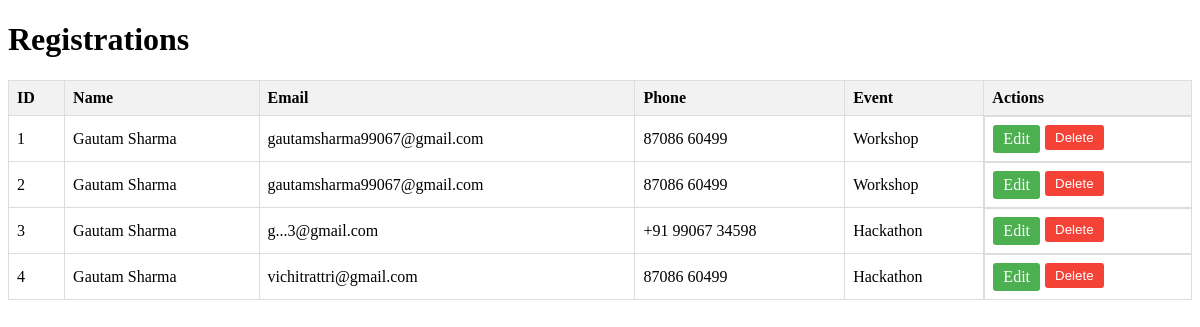
/admin, run on an earlier commit of the app's database.
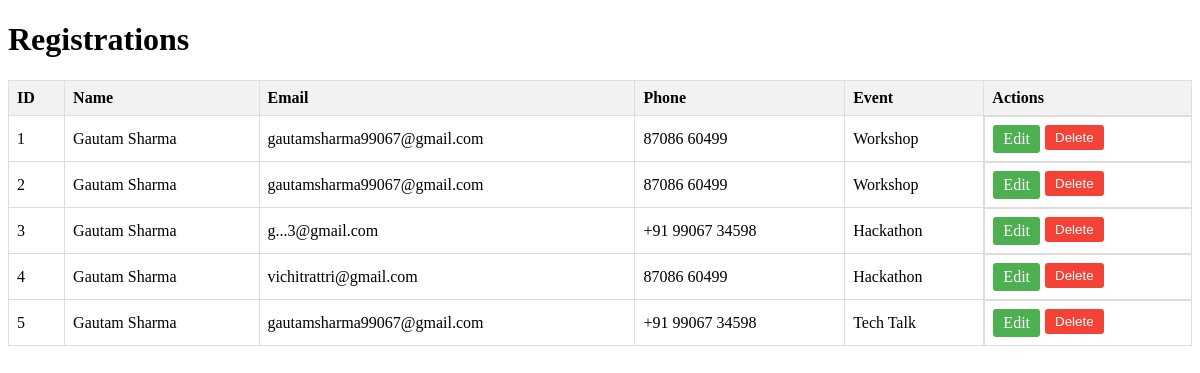
And on a later commit of the database.
### tables this page shows
CREATE TABLE registrations (
            id INTEGER PRIMARY KEY AUTOINCREMENT,
            name TEXT NOT NULL,
            email TEXT NOT NULL,
            phone TEXT NOT NULL,
            event_name TEXT NOT NULL
        );

### app.py (the view)
@app.route('/admin')
def admin():
    conn = sqlite3.connect('database.db')
    cursor = conn.cursor()
    cursor.execute("SELECT * FROM registrations")
    rows = cursor.fetchall()
    conn.close()
    return render_template('admin.html', registrations=rows)

### templates/admin.html (shortened to what this page needs)
<!DOCTYPE html>
<html lang="en">
<head>
</head>
<body>
<div class="container">
    <h1>Registrations</h1>
    <table>
        <thead>
            <tr>
                <th>ID</th>
                <th>Name</th>
                <th>Email</th>
                <th>Phone</th>
                <th>Event</th>
                <th>Actions</th>
            </tr>
        </thead>
        <tbody>
            {% for registration in registrations %}
            <tr>
                <td>{{ registration[0] }}</td>
                <td>{{ registration[1] }}</td>
                <td>{{ registration[2] }}</td>
                <td>{{ registration[3] }}</td>
                <td>{{ registration[4] }}</td>
                <td class="action-buttons">
                    <a href="/edit/{{ registration[0] }}" class="edit-btn">Edit</a>
                    <form action="/delete/{{ registration[0] }}" method="post" onsubmit="return confirm('Are you sure you want to delete this registration?');">
                        <button type="submit" class="delete-btn">Delete</button>
                    </form>
                </td>
            </tr>
            {% endfor %}
        </tbody>
    </table>
</div>
</body>
</html>

### templates/admin.html (style rules this page uses)
table { width: 100%; border-collapse: collapse; }
th, td { border: 1px solid #ddd; padding: 8px; text-align: left; }
th { background-color: #f2f2f2; }
.delete-btn { background-color: #f44336; color: white; border: none; padding: 5px 10px; cursor: pointer; border-radius: 3px; margin-left: 5px; }
.edit-btn { background-color: #4CAF50; color: white; border: none; padding: 5px 10px; cursor: pointer; border-radius: 3px; text-decoration: none; display: inline-block; }
.action-buttons { display: flex; }

What changed in the data, as far as the page shows it:
added registrations: id "5", name "Gautam Sharma", email "gautamsharma99067@gmail.com", phone "+91 99067 34598", event_name "Tech Talk"
